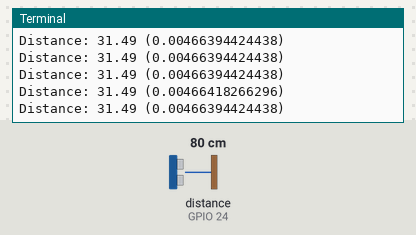
This program was run on a simulated Raspberry Pi (BCM pin numbers). On the bench: the last lines printed to the terminal. The inputs (shaded band) are chosen by the test bench; at power-on: distance to the obstacle (sensor on GPIO 24) 80 cm. The echo pulse lasts 58.3 µs per cm; the clock reads 2024-03-15 10:24:30 at power-on unless the program sets it.

Above: at 1.7 s.
1.8 s: distance to the obstacle (sensor on GPIO 24) set to 2 cm
At 1.91 s:
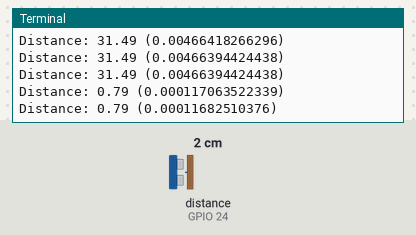
3.3 s: distance to the obstacle (sensor on GPIO 24) set to 4 cm
At 3.31 s:
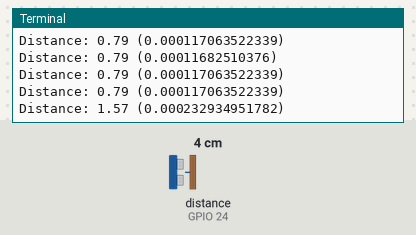
Timing chart, 0 to 6.3 s (numbered marks = the images above; inputs shaded):
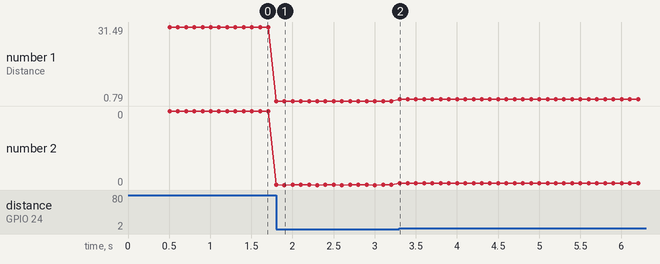

Measured:
- after the input at 1.8 s, the terminal: prints a new line at once (image 1)
- after the input at 3.3 s, the terminal: prints a new line at once (image 2)
- plotted number 1: 31.49 → 0.79 after the input at 1.8 s, 0.79 → 1.57 after the input at 3.3 s
- plotted number 2: 0 → 0 after the input at 1.8 s, 0 → 0 after the input at 3.3 s

The program:

sonar2a.py
```python
import RPi.GPIO as GPIO
import time

GPIO.setmode(GPIO.BCM)

portTrig = 23
portEcho = 24

GPIO.setup(portTrig, GPIO.OUT)
GPIO.setup(portEcho, GPIO.IN, pull_up_down=GPIO.PUD_DOWN)

def process_pulse(channel):

    if GPIO.input(portEcho):
        process_pulse.pulse_start = time.time()
        pulse_end = process_pulse.pulse_start
    else:
        pulse_end = time.time()
        calculate(process_pulse.pulse_start, pulse_end)


def calculate(start, end):
    pulse_duration = end - start

    if pulse_duration  < 0.023:  # otherwise timeout
        #distance = (duration / 2) * speed_of_sound
        #speed_of_sound = 343 m/s = 34300 cm/s = 1125 ft/s = 13504 in/s
        distance = (pulse_duration / 2) * 13504

        print "Distance: {:0.2f} ({})".format(distance, pulse_duration)


GPIO.add_event_detect(portEcho, GPIO.BOTH, callback=process_pulse)

#reset Trigger and let settle
GPIO.output(portTrig, False)
time.sleep(0.5)

#Start ranging
try:
    while True:
        GPIO.output(portTrig, True)
        time.sleep(0.00001)
        GPIO.output(portTrig, False)

        time.sleep(0.1)

except KeyboardInterrupt:
    pass

finally:
    GPIO.cleanup()
```
